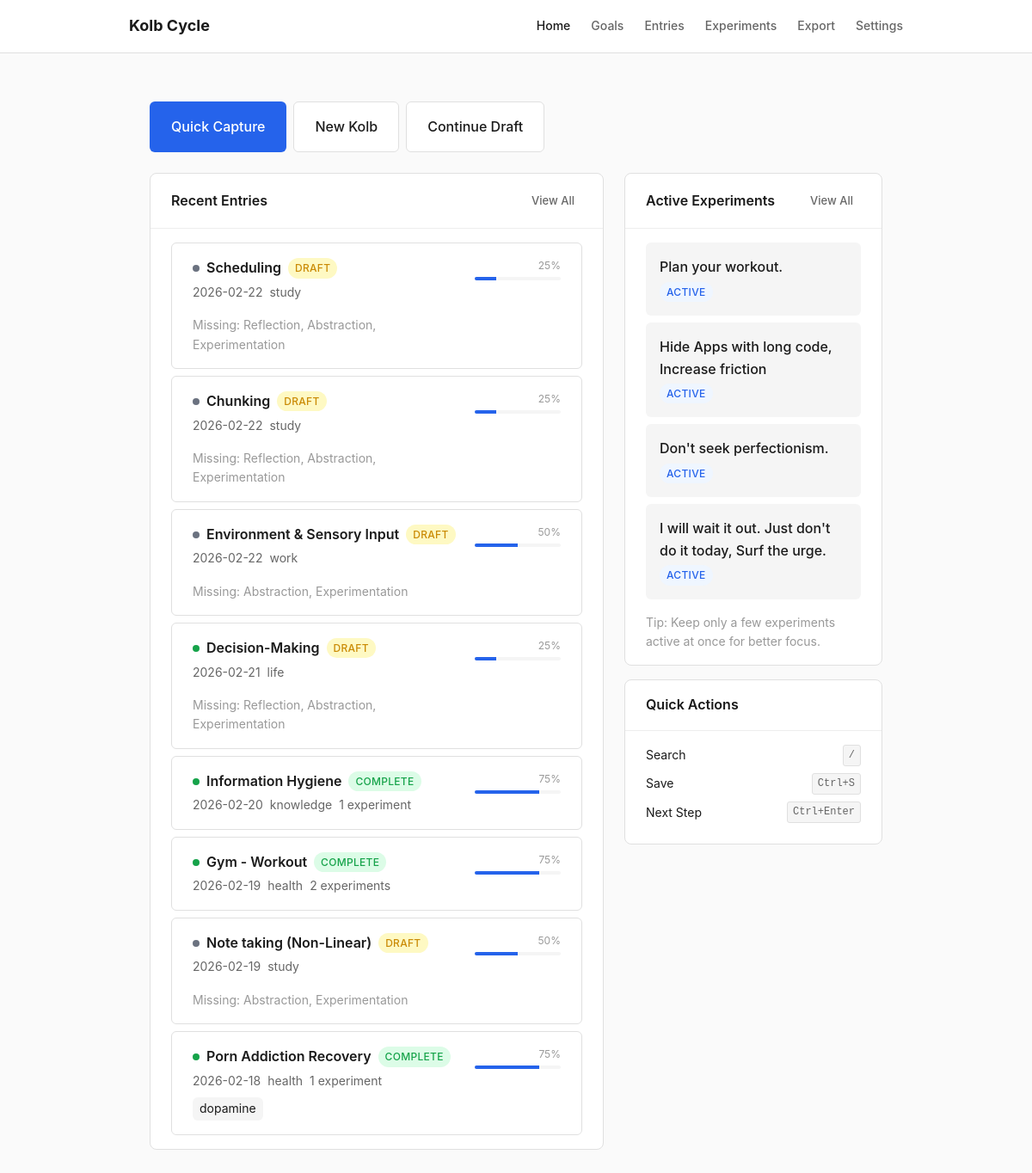
The page / on the database its author committed.
### tables this page shows
CREATE TABLE entries (
                id INTEGER PRIMARY KEY AUTOINCREMENT,
                title TEXT DEFAULT '',
                occurred_at DATETIME DEFAULT CURRENT_TIMESTAMP,
                created_at DATETIME DEFAULT CURRENT_TIMESTAMP,
                updated_at DATETIME DEFAULT CURRENT_TIMESTAMP,
                domain TEXT DEFAULT '',
                valence TEXT DEFAULT 'neutral',
                experience_text TEXT DEFAULT '',
                reflection_text TEXT DEFAULT '',
                abstraction_text TEXT DEFAULT '',
                no_experiment_needed INTEGER DEFAULT 0,
                is_complete INTEGER DEFAULT 0,
                current_step INTEGER DEFAULT 1,
                reflects_on_experiment_id INTEGER, reflection_prompts TEXT DEFAULT '{}', abstraction_prompts TEXT DEFAULT '{}',
                FOREIGN KEY (reflects_on_experiment_id) REFERENCES experiments(id) ON DELETE SET NULL
            );

CREATE TABLE tags (
                id INTEGER PRIMARY KEY AUTOINCREMENT,
                name TEXT UNIQUE NOT NULL
            );

CREATE TABLE experiments (
                id INTEGER PRIMARY KEY AUTOINCREMENT,
                entry_id INTEGER NOT NULL,
                text TEXT NOT NULL,
                status TEXT DEFAULT 'planned',
                start_date DATE,
                review_date DATE,
                outcome_notes TEXT DEFAULT '',
                created_at DATETIME DEFAULT CURRENT_TIMESTAMP,
                updated_at DATETIME DEFAULT CURRENT_TIMESTAMP,
                FOREIGN KEY (entry_id) REFERENCES entries(id) ON DELETE CASCADE
            );

### app.py (the view)
@app.route("/")
def index():
    recent_entries = db.list_entries(limit=10)
    for entry in recent_entries:
        entry["completion"] = db.calculate_completion(entry)
        entry["missing_steps"] = db.get_missing_steps(entry)
    latest_draft = db.get_latest_draft()
    active_experiments = db.get_active_experiments()[:5]
    return render_template(
        "index.html",
        recent_entries=recent_entries,
        latest_draft=latest_draft,
        active_experiments=active_experiments,
    )

### app.py (called while the page is built)
@app.context_processor
def inject_globals():
    settings = db.get_all_settings()
    return {"settings": settings, "now": datetime.now()}

### db.py (called while the page is built)
@contextmanager
def get_db():
    conn = sqlite3.connect(DATABASE_PATH)
    conn.row_factory = sqlite3.Row
    conn.execute("PRAGMA foreign_keys = ON")
    try:
        yield conn
        conn.commit()
    except Exception:
        conn.rollback()
        raise
    finally:
        conn.close()

def get_all_settings():
    defaults = {
        "preferred_mode": "wizard",
        "default_domain": "",
        "autosave_enabled": "true",
        "font_size": "medium",
    }
    with get_db() as conn:
        rows = conn.execute("SELECT key, value FROM settings").fetchall()
        settings = {row["key"]: row["value"] for row in rows}
    for k, v in defaults.items():
        if k not in settings:
            settings[k] = v
    return settings

def get_latest_draft():
    with get_db() as conn:
        entry = conn.execute("""
            SELECT * FROM entries WHERE is_complete = 0
            ORDER BY updated_at DESC LIMIT 1
        """).fetchone()
        return dict(entry) if entry else None

def calculate_completion(entry):
    steps = 0
    if entry.get("experience_text"):
        steps += 1
    if entry.get("reflection_text"):
        steps += 1
    if entry.get("abstraction_text"):
        steps += 1
    if entry.get("experiments") and len(entry["experiments"]) > 0:
        steps += 1
    elif entry.get("no_experiment_needed"):
        steps += 1
    return int((steps / 4) * 100)

def get_missing_steps(entry):
    missing = []
    if not entry.get("experience_text"):
        missing.append("Experience")
    if not entry.get("reflection_text"):
        missing.append("Reflection")
    if not entry.get("abstraction_text"):
        missing.append("Abstraction")
    if not entry.get("no_experiment_needed"):
        exp_count = 0
        if "experiments" in entry:
            exp_count = len(entry["experiments"])
        else:
            with get_db() as conn:
                result = conn.execute(
                    "SELECT COUNT(*) as c FROM experiments WHERE entry_id = ?",
                    (entry["id"],),
                ).fetchone()
                exp_count = result["c"]
        if exp_count == 0:
            missing.append("Experimentation")
    return missing

### templates/index.html (shortened to what this page needs)
{% extends "base.html" %}
{% block content %}
<div class="container">
    <div class="actions-row">
        <a href="{{ url_for('new_entry', quick=1) }}" class="btn btn-primary btn-lg">Quick Capture</a>
        <a href="{{ url_for('new_entry') }}" class="btn btn-secondary btn-lg">New Kolb</a>
        {% if latest_draft %}
        <a href="{{ url_for('view_entry', entry_id=latest_draft.id) }}" class="btn btn-secondary btn-lg">
            Continue Draft
        </a>
        {% endif %}
    </div>
    <div class="dashboard-grid">
        <div class="panel">
            <div class="panel-header">
                <span>Recent Entries</span>
                <a href="{{ url_for('list_entries') }}" class="btn btn-ghost btn-sm">View All</a>
            </div>
            <div class="panel-content">
                {% if recent_entries %}
                <div class="entry-list">
                    {% for entry in recent_entries %}
                    <div class="entry-item">
                        <div class="entry-item-main">
                            <div class="entry-item-title">
                                <span class="valence-indicator valence-{{ entry.valence }}"></span>
                                <a href="{{ url_for('view_entry', entry_id=entry.id) }}">
                                    {{ entry.title or 'Untitled' }}
                                </a>
                                {% if entry.is_complete %}
                                <span class="chip chip-complete">Complete</span>
                                {% else %}
                                <span class="chip chip-draft">Draft</span>
                                {% endif %}
                            </div>
                            <div class="entry-item-meta">
                                <span>{{ entry.occurred_at[:10] if entry.occurred_at else 'No date' }}</span>
                                {% if entry.domain %}
                                <span>{{ entry.domain }}</span>
                                {% endif %}
                                {% if entry.experiment_count %}
                                <span>{{ entry.experiment_count }} experiment{{ 's' if entry.experiment_count != 1 else '' }}</span>
                                {% endif %}
                            </div>
                            {% if entry.tags %}
                            <div class="entry-item-tags">
                                {% for tag in entry.tags %}
                                <span class="tag-item">{{ tag }}</span>
                                {% endfor %}
                            </div>
                            {% endif %}
                            {% if entry.missing_steps %}
                            <div class="text-sm text-muted mt-md">
                                Missing: {{ entry.missing_steps | join(', ') }}
                            </div>
                            {% endif %}
                        </div>
                        <div class="entry-item-progress">
                            <div class="entry-item-progress-label">{{ entry.completion }}%</div>
                            <div class="progress-bar">
                                <div class="progress-fill {% if entry.completion == 100 %}complete{% endif %}"
                                     style="width: {{ entry.completion }}%"></div>
                            </div>
                        </div>
                    </div>
                    {% endfor %}
                </div>
                {% else %}
                <div class="empty-state">
                    <div class="empty-state-title">No entries yet</div>
                    <div class="empty-state-text">Start by creating your first Kolb cycle entry.</div>
                    <a href="{{ url_for('new_entry') }}" class="btn btn-primary">Create Entry</a>
                </div>
                {% endif %}
            </div>
        </div>
        <div>
            <div class="panel">
                <div class="panel-header">
                    <span>Active Experiments</span>
                    <a href="{{ url_for('list_experiments') }}" class="btn btn-ghost btn-sm">View All</a>
                </div>
                <div class="panel-content">
                    {% if active_experiments %}
                    {% for exp in active_experiments %}
                    <div class="experiment-item">
                        <div class="experiment-item-main">
                            <div class="experiment-item-text">{{ exp.text[:100] }}{% if exp.text|length > 100 %}...{% endif %}</div>
                            <div class="experiment-item-meta">
                                <span class="chip chip-{{ exp.status }}">{{ exp.status }}</span>
                            </div>
                        </div>
                    </div>
                    {% endfor %}
                    <p class="text-sm text-muted mt-md">
                        Tip: Keep only a few experiments active at once for better focus.
                    </p>
                    {% else %}
                    <div class="panel-empty">
                        <p class="text-muted">No active experiments</p>
                    </div>
                    {% endif %}
                </div>
            </div>
            <div class="panel mt-md">
                <div class="panel-header">
                    <span>Quick Actions</span>
                </div>
                <div class="panel-content">
                    <div class="flex flex-between mb-sm">
                        <span class="text-sm">Search</span>
                        <span class="kbd">/</span>
                    </div>
                    <div class="flex flex-between mb-sm">
                        <span class="text-sm">Save</span>
                        <span class="kbd">Ctrl+S</span>
                    </div>
                    <div class="flex flex-between mb-sm">
                        <span class="text-sm">Next Step</span>
                        <span class="kbd">Ctrl+Enter</span>
                    </div>
                </div>
            </div>
        </div>
    </div>
</div>
{% endblock %}

### templates/base.html (shortened to what this page needs)
<!DOCTYPE html>
<html lang="en">
<head>
    <link rel="stylesheet" href="{{ url_for('static', filename='css/style.css') }}">
</head>
<body class="font-{{ settings.get('font_size', 'medium') }}{% block body_class %}{% endblock %}">
    <header class="header">
        <div class="header-inner{% block header_class %}{% endblock %}">
            <a href="{{ url_for('index') }}" class="logo">Kolb Cycle</a>
            <nav class="nav">
                <a href="{{ url_for('index') }}" {% if request.endpoint == 'index' %}class="active"{% endif %}>Home</a>
                <a href="{{ url_for('goals_dashboard') }}" {% if request.endpoint in ['goals_dashboard', 'view_goal', 'new_goal', 'edit_goal', 'goal_daily_log'] %}class="active"{% endif %}>Goals</a>
                <a href="{{ url_for('list_entries') }}" {% if request.endpoint == 'list_entries' %}class="active"{% endif %}>Entries</a>
                <a href="{{ url_for('list_experiments') }}" {% if request.endpoint == 'list_experiments' %}class="active"{% endif %}>Experiments</a>
                <a href="{{ url_for('export_page') }}" {% if request.endpoint == 'export_page' %}class="active"{% endif %}>Export</a>
                <a href="{{ url_for('settings_page') }}" {% if request.endpoint == 'settings_page' %}class="active"{% endif %}>Settings</a>
            </nav>
        </div>
    </header>
    <main>
        {% block content %}{% endblock %}
    </main>
</body>
</html>

### rows shown on the page
entries: title "Scheduling", is_complete "DRAFT", occurred_at "2026-02-22", domain "study", missing_steps "Reflection, Abstraction, Experimentation", completion "25"
entries: title "Chunking", is_complete "DRAFT", occurred_at "2026-02-22", domain "study", missing_steps "Reflection, Abstraction, Experimentation", completion "25"
entries: title "Environment & Sensory Input", is_complete "DRAFT", occurred_at "2026-02-22", domain "work", missing_steps "Abstraction, Experimentation", completion "50"
entries: title "Decision-Making", is_complete "DRAFT", occurred_at "2026-02-21", domain "life", missing_steps "Reflection, Abstraction, Experimentation", completion "25"
entries: title "Information Hygiene", is_complete "COMPLETE", occurred_at "2026-02-20", domain "knowledge", experiment_count "1", completion "75"
entries: title "Gym - Workout", is_complete "COMPLETE", occurred_at "2026-02-19", domain "health", experiment_count "2", experiment_count "s", completion "75"
entries: title "Note taking (Non-Linear)", is_complete "DRAFT", occurred_at "2026-02-19", domain "study", missing_steps "Abstraction, Experimentation", completion "50"
entries: title "Porn Addiction Recovery", is_complete "COMPLETE", occurred_at "2026-02-18", domain "health", experiment_count "1", completion "75"
tags: name "dopamine"
experiments: text "Plan your workout.", status "ACTIVE"
experiments: text "Hide Apps with long code, Increase friction", status "ACTIVE"
experiments: text "Don't seek perfectionism.", status "ACTIVE"
experiments: text "I will wait it out. Just don't do it today, Surf the urge.", status "ACTIVE"
